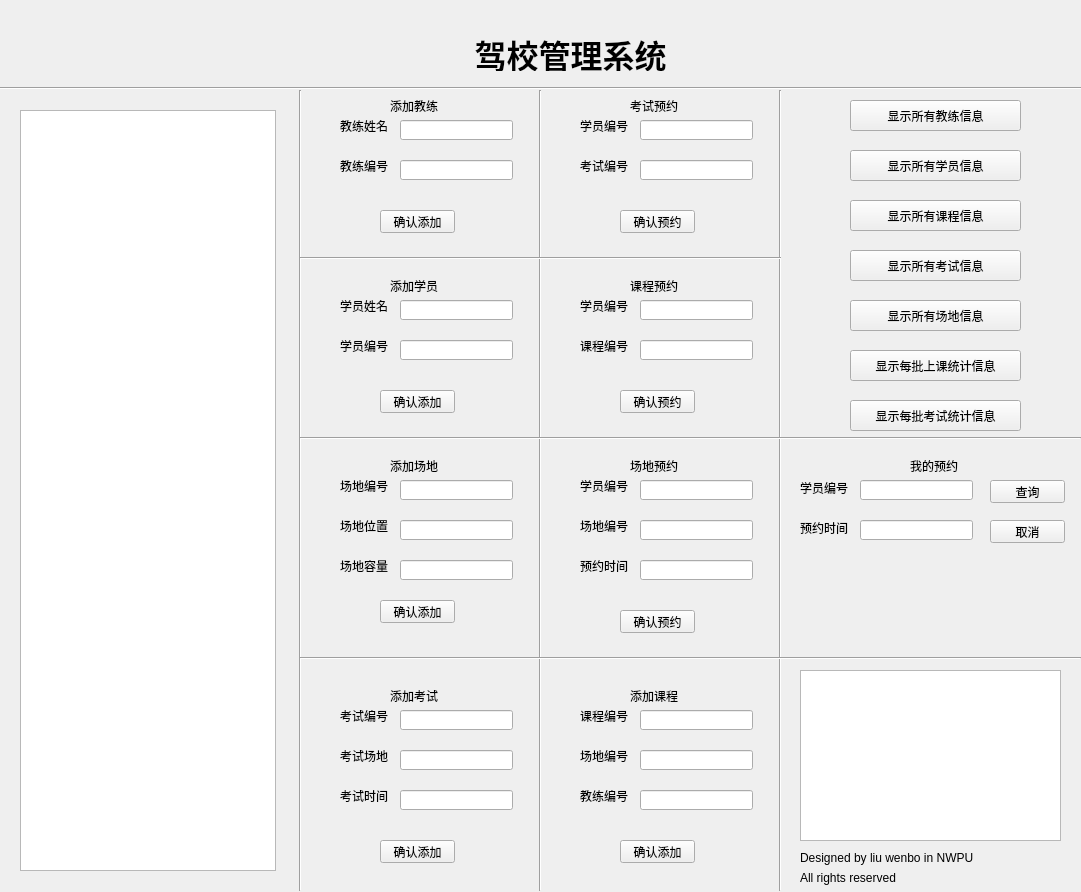
<?xml version="1.0" encoding="UTF-8"?>
<ui version="4.0">
 <class>Form</class>
 <widget class="QWidget" name="Form">
  <property name="geometry">
   <rect>
    <x>0</x>
    <y>0</y>
    <width>1081</width>
    <height>892</height>
   </rect>
  </property>
  <property name="windowTitle">
   <string>Form</string>
  </property>
  <widget class="QTextBrowser" name="displayBox">
   <property name="geometry">
    <rect>
     <x>20</x>
     <y>110</y>
     <width>256</width>
     <height>761</height>
    </rect>
   </property>
  </widget>
  <widget class="Line" name="line">
   <property name="geometry">
    <rect>
     <x>0</x>
     <y>80</y>
     <width>1121</width>
     <height>16</height>
    </rect>
   </property>
   <property name="orientation">
    <enum>Qt::Horizontal</enum>
   </property>
  </widget>
  <widget class="Line" name="line_2">
   <property name="geometry">
    <rect>
     <x>290</x>
     <y>90</y>
     <width>20</width>
     <height>801</height>
    </rect>
   </property>
   <property name="orientation">
    <enum>Qt::Vertical</enum>
   </property>
  </widget>
  <widget class="QLabel" name="label">
   <property name="geometry">
    <rect>
     <x>390</x>
     <y>100</y>
     <width>54</width>
     <height>12</height>
    </rect>
   </property>
   <property name="text">
    <string>添加教练</string>
   </property>
  </widget>
  <widget class="QLineEdit" name="coachName">
   <property name="geometry">
    <rect>
     <x>400</x>
     <y>120</y>
     <width>113</width>
     <height>20</height>
    </rect>
   </property>
  </widget>
  <widget class="QLineEdit" name="coachNum">
   <property name="geometry">
    <rect>
     <x>400</x>
     <y>160</y>
     <width>113</width>
     <height>20</height>
    </rect>
   </property>
  </widget>
  <widget class="QPushButton" name="addCoachButton">
   <property name="geometry">
    <rect>
     <x>380</x>
     <y>210</y>
     <width>75</width>
     <height>23</height>
    </rect>
   </property>
   <property name="text">
    <string>确认添加</string>
   </property>
  </widget>
  <widget class="QLabel" name="label_2">
   <property name="geometry">
    <rect>
     <x>340</x>
     <y>120</y>
     <width>54</width>
     <height>12</height>
    </rect>
   </property>
   <property name="text">
    <string>教练姓名</string>
   </property>
  </widget>
  <widget class="QLabel" name="label_3">
   <property name="geometry">
    <rect>
     <x>340</x>
     <y>160</y>
     <width>54</width>
     <height>12</height>
    </rect>
   </property>
   <property name="text">
    <string>教练编号</string>
   </property>
  </widget>
  <widget class="Line" name="line_3">
   <property name="geometry">
    <rect>
     <x>530</x>
     <y>90</y>
     <width>20</width>
     <height>801</height>
    </rect>
   </property>
   <property name="orientation">
    <enum>Qt::Vertical</enum>
   </property>
  </widget>
  <widget class="QLineEdit" name="stdNum">
   <property name="geometry">
    <rect>
     <x>400</x>
     <y>340</y>
     <width>113</width>
     <height>20</height>
    </rect>
   </property>
   <property name="text">
    <string/>
   </property>
  </widget>
  <widget class="QLabel" name="label_4">
   <property name="geometry">
    <rect>
     <x>390</x>
     <y>280</y>
     <width>54</width>
     <height>12</height>
    </rect>
   </property>
   <property name="text">
    <string>添加学员</string>
   </property>
  </widget>
  <widget class="QLabel" name="label_5">
   <property name="geometry">
    <rect>
     <x>340</x>
     <y>300</y>
     <width>54</width>
     <height>12</height>
    </rect>
   </property>
   <property name="text">
    <string>学员姓名</string>
   </property>
  </widget>
  <widget class="QLabel" name="label_6">
   <property name="geometry">
    <rect>
     <x>340</x>
     <y>340</y>
     <width>54</width>
     <height>12</height>
    </rect>
   </property>
   <property name="text">
    <string>学员编号</string>
   </property>
  </widget>
  <widget class="QPushButton" name="addStdButton">
   <property name="geometry">
    <rect>
     <x>380</x>
     <y>390</y>
     <width>75</width>
     <height>23</height>
    </rect>
   </property>
   <property name="text">
    <string>确认添加</string>
   </property>
  </widget>
  <widget class="QLineEdit" name="stdName">
   <property name="geometry">
    <rect>
     <x>400</x>
     <y>300</y>
     <width>113</width>
     <height>20</height>
    </rect>
   </property>
   <property name="text">
    <string/>
   </property>
  </widget>
  <widget class="QLineEdit" name="fieldLocation">
   <property name="geometry">
    <rect>
     <x>400</x>
     <y>520</y>
     <width>113</width>
     <height>20</height>
    </rect>
   </property>
  </widget>
  <widget class="QLabel" name="label_7">
   <property name="geometry">
    <rect>
     <x>390</x>
     <y>460</y>
     <width>54</width>
     <height>12</height>
    </rect>
   </property>
   <property name="text">
    <string>添加场地</string>
   </property>
  </widget>
  <widget class="QLabel" name="label_8">
   <property name="geometry">
    <rect>
     <x>340</x>
     <y>480</y>
     <width>54</width>
     <height>12</height>
    </rect>
   </property>
   <property name="text">
    <string>场地编号</string>
   </property>
  </widget>
  <widget class="QLabel" name="label_9">
   <property name="geometry">
    <rect>
     <x>340</x>
     <y>520</y>
     <width>54</width>
     <height>12</height>
    </rect>
   </property>
   <property name="text">
    <string>场地位置</string>
   </property>
  </widget>
  <widget class="QLineEdit" name="fieldNum">
   <property name="geometry">
    <rect>
     <x>400</x>
     <y>480</y>
     <width>113</width>
     <height>20</height>
    </rect>
   </property>
  </widget>
  <widget class="QLabel" name="label_10">
   <property name="geometry">
    <rect>
     <x>340</x>
     <y>560</y>
     <width>54</width>
     <height>12</height>
    </rect>
   </property>
   <property name="text">
    <string>场地容量</string>
   </property>
  </widget>
  <widget class="QLineEdit" name="fieldCapacity">
   <property name="geometry">
    <rect>
     <x>400</x>
     <y>560</y>
     <width>113</width>
     <height>20</height>
    </rect>
   </property>
  </widget>
  <widget class="QLabel" name="label_11">
   <property name="geometry">
    <rect>
     <x>340</x>
     <y>710</y>
     <width>54</width>
     <height>12</height>
    </rect>
   </property>
   <property name="text">
    <string>考试编号</string>
   </property>
  </widget>
  <widget class="QLineEdit" name="examDate">
   <property name="geometry">
    <rect>
     <x>400</x>
     <y>790</y>
     <width>113</width>
     <height>20</height>
    </rect>
   </property>
  </widget>
  <widget class="QLineEdit" name="examField">
   <property name="geometry">
    <rect>
     <x>400</x>
     <y>750</y>
     <width>113</width>
     <height>20</height>
    </rect>
   </property>
  </widget>
  <widget class="QPushButton" name="addExamButton">
   <property name="geometry">
    <rect>
     <x>380</x>
     <y>840</y>
     <width>75</width>
     <height>23</height>
    </rect>
   </property>
   <property name="text">
    <string>确认添加</string>
   </property>
  </widget>
  <widget class="QLabel" name="label_12">
   <property name="geometry">
    <rect>
     <x>340</x>
     <y>750</y>
     <width>54</width>
     <height>12</height>
    </rect>
   </property>
   <property name="text">
    <string>考试场地</string>
   </property>
  </widget>
  <widget class="QLabel" name="label_13">
   <property name="geometry">
    <rect>
     <x>390</x>
     <y>690</y>
     <width>54</width>
     <height>12</height>
    </rect>
   </property>
   <property name="text">
    <string>添加考试</string>
   </property>
  </widget>
  <widget class="QLabel" name="label_14">
   <property name="geometry">
    <rect>
     <x>340</x>
     <y>790</y>
     <width>54</width>
     <height>12</height>
    </rect>
   </property>
   <property name="text">
    <string>考试时间</string>
   </property>
  </widget>
  <widget class="QLineEdit" name="examNum">
   <property name="geometry">
    <rect>
     <x>400</x>
     <y>710</y>
     <width>113</width>
     <height>20</height>
    </rect>
   </property>
  </widget>
  <widget class="Line" name="line_4">
   <property name="geometry">
    <rect>
     <x>530</x>
     <y>90</y>
     <width>20</width>
     <height>801</height>
    </rect>
   </property>
   <property name="orientation">
    <enum>Qt::Vertical</enum>
   </property>
  </widget>
  <widget class="Line" name="line_5">
   <property name="geometry">
    <rect>
     <x>770</x>
     <y>90</y>
     <width>20</width>
     <height>801</height>
    </rect>
   </property>
   <property name="orientation">
    <enum>Qt::Vertical</enum>
   </property>
  </widget>
  <widget class="QLineEdit" name="lessCoach">
   <property name="geometry">
    <rect>
     <x>640</x>
     <y>790</y>
     <width>113</width>
     <height>20</height>
    </rect>
   </property>
  </widget>
  <widget class="QLineEdit" name="lessLessNum">
   <property name="geometry">
    <rect>
     <x>640</x>
     <y>340</y>
     <width>113</width>
     <height>20</height>
    </rect>
   </property>
   <property name="text">
    <string/>
   </property>
  </widget>
  <widget class="QPushButton" name="presClassButton">
   <property name="geometry">
    <rect>
     <x>620</x>
     <y>390</y>
     <width>75</width>
     <height>23</height>
    </rect>
   </property>
   <property name="text">
    <string>确认预约</string>
   </property>
  </widget>
  <widget class="QLabel" name="label_15">
   <property name="geometry">
    <rect>
     <x>630</x>
     <y>280</y>
     <width>54</width>
     <height>12</height>
    </rect>
   </property>
   <property name="text">
    <string>课程预约</string>
   </property>
  </widget>
  <widget class="QLabel" name="label_16">
   <property name="geometry">
    <rect>
     <x>580</x>
     <y>480</y>
     <width>54</width>
     <height>12</height>
    </rect>
   </property>
   <property name="text">
    <string>学员编号</string>
   </property>
  </widget>
  <widget class="QLabel" name="label_17">
   <property name="geometry">
    <rect>
     <x>580</x>
     <y>710</y>
     <width>54</width>
     <height>12</height>
    </rect>
   </property>
   <property name="text">
    <string>课程编号</string>
   </property>
  </widget>
  <widget class="QLabel" name="label_18">
   <property name="geometry">
    <rect>
     <x>630</x>
     <y>100</y>
     <width>54</width>
     <height>12</height>
    </rect>
   </property>
   <property name="text">
    <string>考试预约</string>
   </property>
  </widget>
  <widget class="QLineEdit" name="lessStdNum">
   <property name="geometry">
    <rect>
     <x>640</x>
     <y>300</y>
     <width>113</width>
     <height>20</height>
    </rect>
   </property>
   <property name="text">
    <string/>
   </property>
  </widget>
  <widget class="QPushButton" name="presExamButton">
   <property name="geometry">
    <rect>
     <x>620</x>
     <y>210</y>
     <width>75</width>
     <height>23</height>
    </rect>
   </property>
   <property name="text">
    <string>确认预约</string>
   </property>
  </widget>
  <widget class="QLineEdit" name="examExamNum">
   <property name="geometry">
    <rect>
     <x>640</x>
     <y>160</y>
     <width>113</width>
     <height>20</height>
    </rect>
   </property>
  </widget>
  <widget class="QLabel" name="label_19">
   <property name="geometry">
    <rect>
     <x>580</x>
     <y>340</y>
     <width>54</width>
     <height>12</height>
    </rect>
   </property>
   <property name="text">
    <string>课程编号</string>
   </property>
  </widget>
  <widget class="QLabel" name="label_20">
   <property name="geometry">
    <rect>
     <x>580</x>
     <y>520</y>
     <width>54</width>
     <height>12</height>
    </rect>
   </property>
   <property name="text">
    <string>场地编号</string>
   </property>
  </widget>
  <widget class="QLabel" name="label_21">
   <property name="geometry">
    <rect>
     <x>580</x>
     <y>560</y>
     <width>54</width>
     <height>12</height>
    </rect>
   </property>
   <property name="text">
    <string>预约时间</string>
   </property>
  </widget>
  <widget class="QLabel" name="label_22">
   <property name="geometry">
    <rect>
     <x>580</x>
     <y>750</y>
     <width>54</width>
     <height>12</height>
    </rect>
   </property>
   <property name="text">
    <string>场地编号</string>
   </property>
  </widget>
  <widget class="QLineEdit" name="examStdNum">
   <property name="geometry">
    <rect>
     <x>640</x>
     <y>120</y>
     <width>113</width>
     <height>20</height>
    </rect>
   </property>
  </widget>
  <widget class="QLineEdit" name="fieldFieldNum">
   <property name="geometry">
    <rect>
     <x>640</x>
     <y>520</y>
     <width>113</width>
     <height>20</height>
    </rect>
   </property>
  </widget>
  <widget class="QLabel" name="label_23">
   <property name="geometry">
    <rect>
     <x>580</x>
     <y>300</y>
     <width>54</width>
     <height>12</height>
    </rect>
   </property>
   <property name="text">
    <string>学员编号</string>
   </property>
  </widget>
  <widget class="QLabel" name="label_24">
   <property name="geometry">
    <rect>
     <x>580</x>
     <y>790</y>
     <width>54</width>
     <height>12</height>
    </rect>
   </property>
   <property name="text">
    <string>教练编号</string>
   </property>
  </widget>
  <widget class="QLabel" name="label_25">
   <property name="geometry">
    <rect>
     <x>630</x>
     <y>460</y>
     <width>54</width>
     <height>12</height>
    </rect>
   </property>
   <property name="text">
    <string>场地预约</string>
   </property>
  </widget>
  <widget class="QLabel" name="label_26">
   <property name="geometry">
    <rect>
     <x>580</x>
     <y>120</y>
     <width>54</width>
     <height>12</height>
    </rect>
   </property>
   <property name="text">
    <string>学员编号</string>
   </property>
  </widget>
  <widget class="QPushButton" name="presFieldButton">
   <property name="geometry">
    <rect>
     <x>620</x>
     <y>610</y>
     <width>75</width>
     <height>23</height>
    </rect>
   </property>
   <property name="text">
    <string>确认预约</string>
   </property>
  </widget>
  <widget class="QPushButton" name="addLessButton">
   <property name="geometry">
    <rect>
     <x>620</x>
     <y>840</y>
     <width>75</width>
     <height>23</height>
    </rect>
   </property>
   <property name="text">
    <string>确认添加</string>
   </property>
  </widget>
  <widget class="QLabel" name="label_27">
   <property name="geometry">
    <rect>
     <x>580</x>
     <y>160</y>
     <width>54</width>
     <height>12</height>
    </rect>
   </property>
   <property name="text">
    <string>考试编号</string>
   </property>
  </widget>
  <widget class="QLineEdit" name="fieldTime">
   <property name="geometry">
    <rect>
     <x>640</x>
     <y>560</y>
     <width>113</width>
     <height>20</height>
    </rect>
   </property>
  </widget>
  <widget class="QLineEdit" name="fieldStdNum">
   <property name="geometry">
    <rect>
     <x>640</x>
     <y>480</y>
     <width>113</width>
     <height>20</height>
    </rect>
   </property>
  </widget>
  <widget class="QLabel" name="label_28">
   <property name="geometry">
    <rect>
     <x>630</x>
     <y>690</y>
     <width>54</width>
     <height>12</height>
    </rect>
   </property>
   <property name="text">
    <string>添加课程</string>
   </property>
  </widget>
  <widget class="QLineEdit" name="lessNum">
   <property name="geometry">
    <rect>
     <x>640</x>
     <y>710</y>
     <width>113</width>
     <height>20</height>
    </rect>
   </property>
  </widget>
  <widget class="QLineEdit" name="lessField">
   <property name="geometry">
    <rect>
     <x>640</x>
     <y>750</y>
     <width>113</width>
     <height>20</height>
    </rect>
   </property>
  </widget>
  <widget class="QPushButton" name="dispCoach">
   <property name="geometry">
    <rect>
     <x>850</x>
     <y>100</y>
     <width>171</width>
     <height>31</height>
    </rect>
   </property>
   <property name="text">
    <string>显示所有教练信息</string>
   </property>
  </widget>
  <widget class="QPushButton" name="dispLess">
   <property name="geometry">
    <rect>
     <x>850</x>
     <y>200</y>
     <width>171</width>
     <height>31</height>
    </rect>
   </property>
   <property name="text">
    <string>显示所有课程信息</string>
   </property>
  </widget>
  <widget class="QPushButton" name="dispStd">
   <property name="geometry">
    <rect>
     <x>850</x>
     <y>150</y>
     <width>171</width>
     <height>31</height>
    </rect>
   </property>
   <property name="text">
    <string>显示所有学员信息</string>
   </property>
  </widget>
  <widget class="QPushButton" name="dispExam">
   <property name="geometry">
    <rect>
     <x>850</x>
     <y>250</y>
     <width>171</width>
     <height>31</height>
    </rect>
   </property>
   <property name="text">
    <string>显示所有考试信息</string>
   </property>
  </widget>
  <widget class="QPushButton" name="dispField">
   <property name="geometry">
    <rect>
     <x>850</x>
     <y>300</y>
     <width>171</width>
     <height>31</height>
    </rect>
   </property>
   <property name="text">
    <string>显示所有场地信息</string>
   </property>
  </widget>
  <widget class="QPushButton" name="dispBatchLess">
   <property name="geometry">
    <rect>
     <x>850</x>
     <y>350</y>
     <width>171</width>
     <height>31</height>
    </rect>
   </property>
   <property name="text">
    <string>显示每批上课统计信息</string>
   </property>
  </widget>
  <widget class="QPushButton" name="dispBatchExam">
   <property name="geometry">
    <rect>
     <x>850</x>
     <y>400</y>
     <width>171</width>
     <height>31</height>
    </rect>
   </property>
   <property name="text">
    <string>显示每批考试统计信息</string>
   </property>
  </widget>
  <widget class="Line" name="line_6">
   <property name="geometry">
    <rect>
     <x>300</x>
     <y>250</y>
     <width>241</width>
     <height>16</height>
    </rect>
   </property>
   <property name="orientation">
    <enum>Qt::Horizontal</enum>
   </property>
  </widget>
  <widget class="Line" name="line_7">
   <property name="geometry">
    <rect>
     <x>300</x>
     <y>430</y>
     <width>241</width>
     <height>16</height>
    </rect>
   </property>
   <property name="orientation">
    <enum>Qt::Horizontal</enum>
   </property>
  </widget>
  <widget class="Line" name="line_8">
   <property name="geometry">
    <rect>
     <x>300</x>
     <y>650</y>
     <width>241</width>
     <height>16</height>
    </rect>
   </property>
   <property name="orientation">
    <enum>Qt::Horizontal</enum>
   </property>
  </widget>
  <widget class="Line" name="line_9">
   <property name="geometry">
    <rect>
     <x>540</x>
     <y>650</y>
     <width>541</width>
     <height>16</height>
    </rect>
   </property>
   <property name="orientation">
    <enum>Qt::Horizontal</enum>
   </property>
  </widget>
  <widget class="Line" name="line_10">
   <property name="geometry">
    <rect>
     <x>540</x>
     <y>430</y>
     <width>241</width>
     <height>16</height>
    </rect>
   </property>
   <property name="orientation">
    <enum>Qt::Horizontal</enum>
   </property>
  </widget>
  <widget class="Line" name="line_11">
   <property name="geometry">
    <rect>
     <x>540</x>
     <y>250</y>
     <width>241</width>
     <height>16</height>
    </rect>
   </property>
   <property name="orientation">
    <enum>Qt::Horizontal</enum>
   </property>
  </widget>
  <widget class="Line" name="line_12">
   <property name="geometry">
    <rect>
     <x>780</x>
     <y>430</y>
     <width>301</width>
     <height>16</height>
    </rect>
   </property>
   <property name="orientation">
    <enum>Qt::Horizontal</enum>
   </property>
  </widget>
  <widget class="QLabel" name="label_29">
   <property name="geometry">
    <rect>
     <x>910</x>
     <y>460</y>
     <width>54</width>
     <height>12</height>
    </rect>
   </property>
   <property name="text">
    <string>我的预约</string>
   </property>
  </widget>
  <widget class="QLineEdit" name="hahaha">
   <property name="geometry">
    <rect>
     <x>860</x>
     <y>480</y>
     <width>113</width>
     <height>20</height>
    </rect>
   </property>
  </widget>
  <widget class="QLabel" name="label_30">
   <property name="geometry">
    <rect>
     <x>800</x>
     <y>480</y>
     <width>54</width>
     <height>16</height>
    </rect>
   </property>
   <property name="text">
    <string>学员编号</string>
   </property>
  </widget>
  <widget class="QPushButton" name="consult">
   <property name="geometry">
    <rect>
     <x>990</x>
     <y>480</y>
     <width>75</width>
     <height>23</height>
    </rect>
   </property>
   <property name="text">
    <string>查询</string>
   </property>
  </widget>
  <widget class="QLabel" name="label_31">
   <property name="geometry">
    <rect>
     <x>800</x>
     <y>520</y>
     <width>54</width>
     <height>16</height>
    </rect>
   </property>
   <property name="text">
    <string>预约时间</string>
   </property>
  </widget>
  <widget class="QLineEdit" name="lalala">
   <property name="geometry">
    <rect>
     <x>860</x>
     <y>520</y>
     <width>113</width>
     <height>20</height>
    </rect>
   </property>
   <property name="text">
    <string/>
   </property>
  </widget>
  <widget class="QPushButton" name="cancel">
   <property name="geometry">
    <rect>
     <x>990</x>
     <y>520</y>
     <width>75</width>
     <height>23</height>
    </rect>
   </property>
   <property name="text">
    <string>取消</string>
   </property>
  </widget>
  <widget class="QLabel" name="label_32">
   <property name="geometry">
    <rect>
     <x>370</x>
     <y>30</y>
     <width>401</width>
     <height>41</height>
    </rect>
   </property>
   <property name="text">
    <string>&lt;html&gt;&lt;head/&gt;&lt;body&gt;&lt;p align=&quot;center&quot;&gt;&lt;span style=&quot; font-size:24pt; font-weight:600;&quot;&gt;驾校管理系统&lt;/span&gt;&lt;/p&gt;&lt;/body&gt;&lt;/html&gt;</string>
   </property>
  </widget>
  <widget class="QLabel" name="label_33">
   <property name="geometry">
    <rect>
     <x>800</x>
     <y>850</y>
     <width>241</width>
     <height>16</height>
    </rect>
   </property>
   <property name="text">
    <string>Designed by liu wenbo in NWPU</string>
   </property>
  </widget>
  <widget class="QLabel" name="label_34">
   <property name="geometry">
    <rect>
     <x>800</x>
     <y>870</y>
     <width>191</width>
     <height>16</height>
    </rect>
   </property>
   <property name="text">
    <string>All rights reserved</string>
   </property>
  </widget>
  <widget class="QGraphicsView" name="graphicsView">
   <property name="geometry">
    <rect>
     <x>800</x>
     <y>670</y>
     <width>261</width>
     <height>171</height>
    </rect>
   </property>
  </widget>
  <widget class="QPushButton" name="addFieldButton">
   <property name="geometry">
    <rect>
     <x>380</x>
     <y>600</y>
     <width>75</width>
     <height>23</height>
    </rect>
   </property>
   <property name="text">
    <string>确认添加</string>
   </property>
  </widget>
 </widget>
 <resources/>
 <connections/>
</ui>
